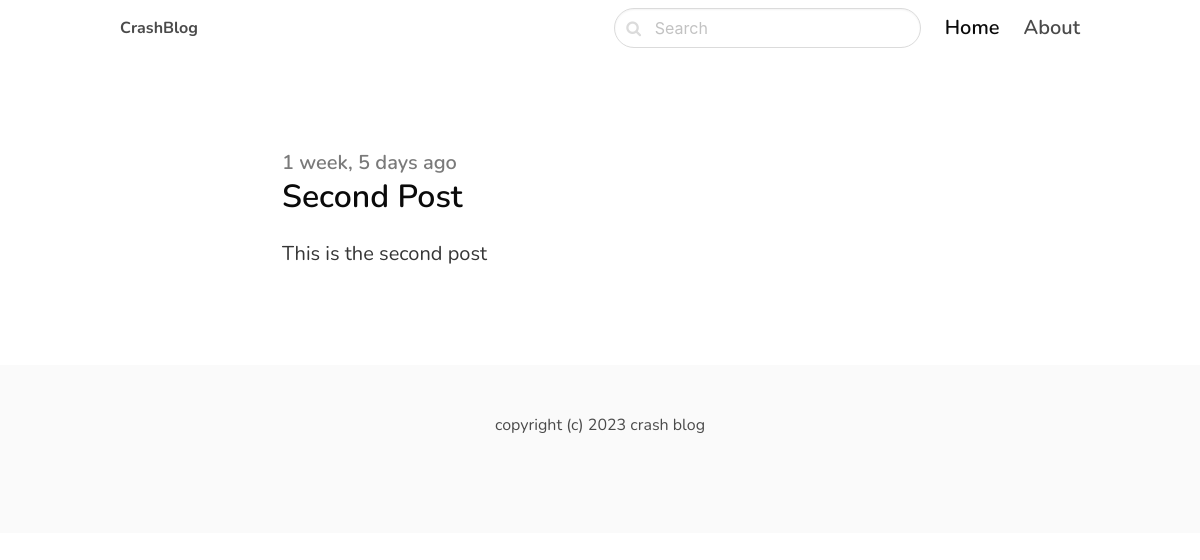
Page /vue/ on the committed database.
### blog/models.py (models this page shows, shortened)
class Post(models.Model):
    class Status(models.TextChoices):
        DRAFT = 'DF', 'Draft'
        PUBLISHED = 'PB', 'Published'
    category = models.ForeignKey(Category, related_name='posts', on_delete=models.CASCADE)
    title = models.CharField(max_length=225)
    slug = models.SlugField()
    author = models.ForeignKey(User, on_delete=models.CASCADE, related_name='blog_post')
    intro = models.TextField()
    body = models.TextField()
    created_at = models.DateTimeField(auto_now_add=True)
    published_at = models.DateTimeField(default=timezone.now)
    updated_at = models.DateTimeField(auto_now=True)
    status = models.CharField(max_length=2, choices=Status.choices, default=Status.DRAFT)
    image = models.ImageField(upload_to='uploads/', blank=True, null=True)
    class Meta:
        verbose_name = 'Post'
        verbose_name_plural = 'Posts'
        ordering = ('-published_at',)
        indexes = [
            models.Index(fields=['-published_at'])
        ]

### blog/views.py (the view)
# urls.py: path('<slug:slug>/', category_detail, name='category_details'),
def category_detail(request, slug):
    category = get_object_or_404(Category, slug=slug)
    posts = category.posts.filter(status=Post.Status.PUBLISHED)
    return render(request, 'blog/category.html', {'category': category, 'posts': posts})

### blog/templates/blog/category.html (shortened to what this page needs)
{% extends "core/base.html" %}
{% block content %}
<section class="hero ">
    <div class="hero-body">
        <div class="container">
            <section class="section">
                <div class="columns">
                    <div class="column is-5 is-offset-1">
                        {% for post in posts %}
                        <div class="content is-medium">
                            <a href=" {% url 'post_details' post.category.slug post.slug %}">
                                <h2 class="subtitle is-5 has-text-grey"> {{post.created_at |timesince}} ago </h2>
                                <h1 class="title has-text-black is-3">{{post.title}}</h1>
                                <p class="has-text-dark">
                                    {{post.intro}}
                                </p>
                            </a>
                        </div>
                        {% empty %}
                        <div class="content">
                            <p> There is no post in this category... </p>
                        </div>
                        {% endfor %}
                    </div>
                </div>
            </section>
        </div>
    </div>
</section>
{% endblock content %}

### core/templates/core/base.html (style rules this page uses)
body { font-family: 'Nunito', sans-serif; }

### rows in the picture
Post: created_at "1 week, 5 days", title "Second Post", intro "This is the second post"
